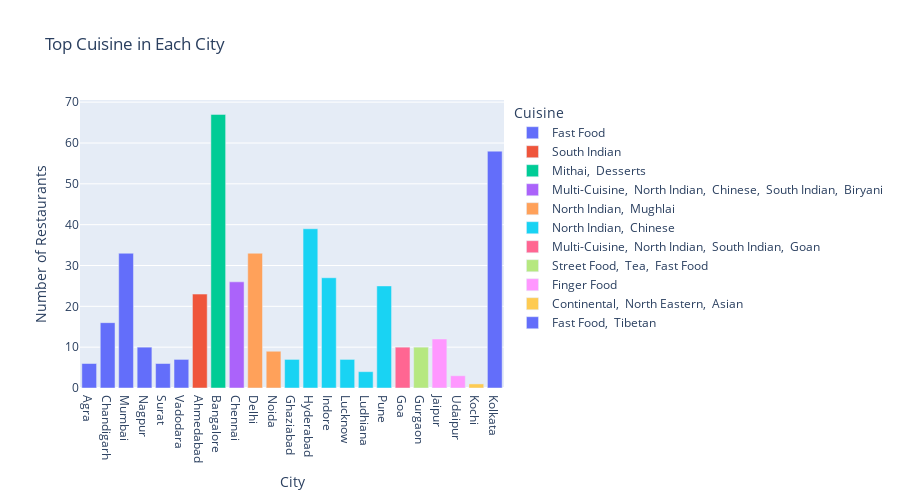

Notebook code for this chart:
### Code cell
fig = px.bar(df_top_cuisine, x='City', y='Name',color='Cuisine',
             labels={'City': 'City', 'Name': 'Number of Restaurants'},
             title='Top Cuisine in Each City',height=500)
fig.show()

### Figure 1 — Plotly figure (JSON) as saved in the notebook; plotly's stock layout.template omitted (floating-point values rounded to 4 significant figures)
{"data": [{"alignmentgroup": "True", "hovertemplate": "Cuisine=Fast Food<br>City=%{x}<br>Number of Restaurants=%{y}<extra></extra>", "legendgroup": "Fast Food", "marker": {"color": "#636efa", "pattern": {"shape": ""}}, "name": "Fast Food", "offsetgroup": "Fast Food", "orientation": "v", "showlegend": true, "textposition": "auto", "type": "bar", "x": ["Agra", "Chandigarh", "Mumbai", "Nagpur", "Surat", "Vadodara"], "xaxis": "x", "y": [6, 16, 33, 10, 6, 7], "yaxis": "y"}, {"alignmentgroup": "True", "hovertemplate": "Cuisine=South Indian<br>City=%{x}<br>Number of Restaurants=%{y}<extra></extra>", "legendgroup": "South Indian", "marker": {"color": "#EF553B", "pattern": {"shape": ""}}, "name": "South Indian", "offsetgroup": "South Indian", "orientation": "v", "showlegend": true, "textposition": "auto", "type": "bar", "x": ["Ahmedabad"], "xaxis": "x", "y": [23], "yaxis": "y"}, {"alignmentgroup": "True", "hovertemplate": "Cuisine=Mithai,  Desserts<br>City=%{x}<br>Number of Restaurants=%{y}<extra></extra>", "legendgroup": "Mithai,  Desserts", "marker": {"color": "#00cc96", "pattern": {"shape": ""}}, "name": "Mithai,  Desserts", "offsetgroup": "Mithai,  Desserts", "orientation": "v", "showlegend": true, "textposition": "auto", "type": "bar", "x": ["Bangalore"], "xaxis": "x", "y": [67], "yaxis": "y"}, {"alignmentgroup": "True", "hovertemplate": "Cuisine=Multi-Cuisine,  North Indian,  Chinese,  South Indian,  Biryani<br>City=%{x}<br>Number of Restaurants=%{y}<extra></extra>", "legendgroup": "Multi-Cuisine,  North Indian,  Chinese,  South Indian,  Biryani", "marker": {"color": "#ab63fa", "pattern": {"shape": ""}}, "name": "Multi-Cuisine,  North Indian,  Chinese,  South Indian,  Biryani", "offsetgroup": "Multi-Cuisine,  North Indian,  Chinese,  South Indian,  Biryani", "orientation": "v", "showlegend": true, "textposition": "auto", "type": "bar", "x": ["Chennai"], "xaxis": "x", "y": [26], "yaxis": "y"}, {"alignmentgroup": "True", "hovertemplate": "Cuisine=North Indian,  Mughlai<br>City=%{x}<br>Number of Restaurants=%{y}<extra></extra>", "legendgroup": "North Indian,  Mughlai", "marker": {"color": "#FFA15A", "pattern": {"shape": ""}}, "name": "North Indian,  Mughlai", "offsetgroup": "North Indian,  Mughlai", "orientation": "v", "showlegend": true, "textposition": "auto", "type": "bar", "x": ["Delhi", "Noida"], "xaxis": "x", "y": [33, 9], "yaxis": "y"}, {"alignmentgroup": "True", "hovertemplate": "Cuisine=North Indian,  Chinese<br>City=%{x}<br>Number of Restaurants=%{y}<extra></extra>", "legendgroup": "North Indian,  Chinese", "marker": {"color": "#19d3f3", "pattern": {"shape": ""}}, "name": "North Indian,  Chinese", "offsetgroup": "North Indian,  Chinese", "orientation": "v", "showlegend": true, "textposition": "auto", "type": "bar", "x": ["Ghaziabad", "Hyderabad", "Indore", "Lucknow", "Ludhiana", "Pune"], "xaxis": "x", "y": [7, 39, 27, 7, 4, 25], "yaxis": "y"}, {"alignmentgroup": "True", "hovertemplate": "Cuisine=Multi-Cuisine,  North Indian,  South Indian,  Goan<br>City=%{x}<br>Number of Restaurants=%{y}<extra></extra>", "legendgroup": "Multi-Cuisine,  North Indian,  South Indian,  Goan", "marker": {"color": "#FF6692", "pattern": {"shape": ""}}, "name": "Multi-Cuisine,  North Indian,  South Indian,  Goan", "offsetgroup": "Multi-Cuisine,  North Indian,  South Indian,  Goan", "orientation": "v", "showlegend": true, "textposition": "auto", "type": "bar", "x": ["Goa"], "xaxis": "x", "y": [10], "yaxis": "y"}, {"alignmentgroup": "True", "hovertemplate": "Cuisine=Street Food,  Tea,  Fast Food<br>City=%{x}<br>Number of Restaurants=%{y}<extra></extra>", "legendgroup": "Street Food,  Tea,  Fast Food", "marker": {"color": "#B6E880", "pattern": {"shape": ""}}, "name": "Street Food,  Tea,  Fast Food", "offsetgroup": "Street Food,  Tea,  Fast Food", "orientation": "v", "showlegend": true, "textposition": "auto", "type": "bar", "x": ["Gurgaon"], "xaxis": "x", "y": [10], "yaxis": "y"}, {"alignmentgroup": "True", "hovertemplate": "Cuisine=Finger Food<br>City=%{x}<br>Number of Restaurants=%{y}<extra></extra>", "legendgroup": "Finger Food", "marker": {"color": "#FF97FF", "pattern": {"shape": ""}}, "name": "Finger Food", "offsetgroup": "Finger Food", "orientation": "v", "showlegend": true, "textposition": "auto", "type": "bar", "x": ["Jaipur", "Udaipur"], "xaxis": "x", "y": [12, 3], "yaxis": "y"}, {"alignmentgroup": "True", "hovertemplate": "Cuisine=Continental,  North Eastern,  Asian<br>City=%{x}<br>Number of Restaurants=%{y}<extra></extra>", "legendgroup": "Continental,  North Eastern,  Asian", "marker": {"color": "#FECB52", "pattern": {"shape": ""}}, "name": "Continental,  North Eastern,  Asian", "offsetgroup": "Continental,  North Eastern,  Asian", "orientation": "v", "showlegend": true, "textposition": "auto", "type": "bar", "x": ["Kochi"], "xaxis": "x", "y": [1], "yaxis": "y"}, {"alignmentgroup": "True", "hovertemplate": "Cuisine=Fast Food,  Tibetan<br>City=%{x}<br>Number of Restaurants=%{y}<extra></extra>", "legendgroup": "Fast Food,  Tibetan", "marker": {"color": "#636efa", "pattern": {"shape": ""}}, "name": "Fast Food,  Tibetan", "offsetgroup": "Fast Food,  Tibetan", "orientation": "v", "showlegend": true, "textposition": "auto", "type": "bar", "x": ["Kolkata"], "xaxis": "x", "y": [58], "yaxis": "y"}], "layout": {"barmode": "relative", "height": 500, "legend": {"title": {"text": "Cuisine"}, "tracegroupgap": 0}, "title": {"text": "Top Cuisine in Each City"}, "xaxis": {"anchor": "y", "domain": [0, 1], "title": {"text": "City"}}, "yaxis": {"anchor": "x", "domain": [0, 1], "title": {"text": "Number of Restaurants"}}}}
